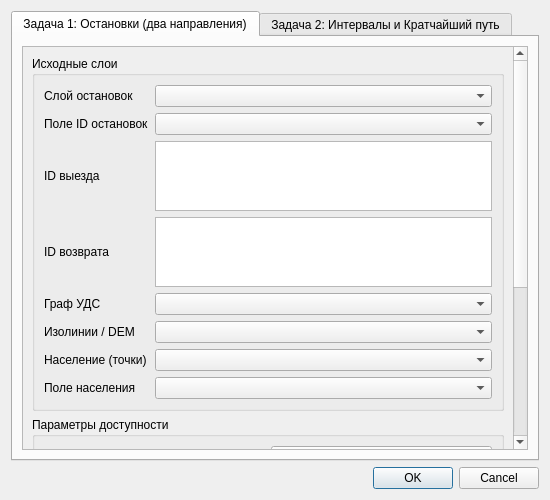
<ui version="4.0">
 <class>IsochronesDialogBase</class>
 <widget class="QDialog" name="IsochronesDialogBase">
  <property name="geometry">
   <rect>
    <x>0</x>
    <y>0</y>
    <width>550</width>
    <height>500</height>
   </rect>
  </property>
  <property name="windowTitle">
   <string>Isochrones</string>
  </property>
  <layout class="QVBoxLayout" name="verticalLayout">
   <item>
    <widget class="QTabWidget" name="tabWidget">
     <property name="currentIndex">
      <number>0</number>
     </property>
     <widget class="QWidget" name="tabTask1">
      <attribute name="title">
       <string>Задача 1: Остановки (два направления)</string>
      </attribute>
      <layout class="QVBoxLayout" name="verticalLayout_3">
       <item>
        <widget class="QScrollArea" name="scrollAreaTask1">
         <property name="widgetResizable">
          <bool>true</bool>
         </property>
         <widget class="QWidget" name="scrollAreaWidgetContents_2">
          <layout class="QVBoxLayout" name="verticalLayout_4">
           <item>
            <widget class="QGroupBox" name="inputGroup">
             <property name="title">
              <string>Исходные слои</string>
             </property>
             <layout class="QGridLayout" name="gridLayout">
              <item row="0" column="0">
               <widget class="QLabel" name="labelStopsLayer">
                <property name="text">
                 <string>Слой остановок</string>
                </property>
               </widget>
              </item>
              <item row="0" column="1">
               <widget class="QgsMapLayerComboBox" name="stopLayerCombo"/>
              </item>
              <item row="1" column="0">
               <widget class="QLabel" name="labelStopField">
                <property name="text">
                 <string>Поле ID остановок</string>
                </property>
               </widget>
              </item>
              <item row="1" column="1">
               <widget class="QComboBox" name="stopFieldCombo"/>
              </item>
              <item row="2" column="0">
               <widget class="QLabel" name="labelOutboundIds">
                <property name="text">
                 <string>ID выезда</string>
                </property>
               </widget>
              </item>
              <item row="2" column="1">
               <widget class="QPlainTextEdit" name="outboundIdsEdit">
                <property name="maximumHeight">
                 <number>60</number>
                </property>
               </widget>
              </item>
              <item row="3" column="0">
               <widget class="QLabel" name="labelReturnIds">
                <property name="text">
                 <string>ID возврата</string>
                </property>
               </widget>
              </item>
              <item row="3" column="1">
               <widget class="QPlainTextEdit" name="returnIdsEdit">
                <property name="maximumHeight">
                 <number>60</number>
                </property>
               </widget>
              </item>
              <item row="4" column="0">
               <widget class="QLabel" name="labelGraph">
                <property name="text">
                 <string>Граф УДС</string>
                </property>
               </widget>
              </item>
              <item row="4" column="1">
               <widget class="QgsMapLayerComboBox" name="networkCombo"/>
              </item>
              <item row="5" column="0">
               <widget class="QLabel" name="labelHeight">
                <property name="text">
                 <string>Изолинии / DEM</string>
                </property>
               </widget>
              </item>
              <item row="5" column="1">
               <widget class="QgsMapLayerComboBox" name="heightCombo"/>
              </item>
              <item row="6" column="0">
               <widget class="QLabel" name="labelPopulation">
                <property name="text">
                 <string>Население (точки)</string>
                </property>
               </widget>
              </item>
              <item row="6" column="1">
               <widget class="QgsMapLayerComboBox" name="populationCombo"/>
              </item>
              <item row="7" column="0">
               <widget class="QLabel" name="labelPopulationField">
                <property name="text">
                 <string>Поле населения</string>
                </property>
               </widget>
              </item>
              <item row="7" column="1">
               <widget class="QComboBox" name="populationFieldCombo"/>
              </item>
             </layout>
            </widget>
           </item>
           <item>
            <widget class="QGroupBox" name="paramsGroupTask1">
             <property name="title">
              <string>Параметры доступности</string>
             </property>
             <layout class="QGridLayout" name="gridLayoutParams">
              <item row="0" column="0">
               <widget class="QLabel" name="labelMeasurement">
                <property name="text">
                 <string>Ограничение</string>
                </property>
               </widget>
              </item>
              <item row="0" column="1">
               <widget class="QComboBox" name="limitModeCombo">
                <item>
                 <property name="text">
                  <string>Дистанция (м)</string>
                 </property>
                </item>
                <item>
                 <property name="text">
                  <string>Время (мин)</string>
                 </property>
                </item>
               </widget>
              </item>
              <item row="1" column="0">
               <widget class="QLabel" name="labelLimitValue">
                <property name="text">
                 <string>Порог</string>
                </property>
               </widget>
              </item>
              <item row="1" column="1">
               <widget class="QDoubleSpinBox" name="limitSpin">
                <property name="minimum">
                 <double>1.000000000000000</double>
                </property>
                <property name="maximum">
                 <double>5000.000000000000000</double>
                </property>
                <property name="value">
                 <double>500.000000000000000</double>
                </property>
               </widget>
              </item>
              <item row="2" column="0">
               <widget class="QLabel" name="labelSpeedTask1">
                <property name="text">
                 <string>Скорость (км/ч)</string>
                </property>
               </widget>
              </item>
              <item row="2" column="1">
               <widget class="QDoubleSpinBox" name="speedSpinTask1">
                <property name="minimum">
                 <double>1.000000000000000</double>
                </property>
                <property name="maximum">
                 <double>120.000000000000000</double>
                </property>
                <property name="value">
                 <double>5.000000000000000</double>
                </property>
               </widget>
              </item>
              <item row="3" column="0">
               <widget class="QLabel" name="labelHeightStep">
                <property name="text">
                 <string>Шаг высоты (м)</string>
                </property>
               </widget>
              </item>
              <item row="3" column="1">
               <widget class="QDoubleSpinBox" name="heightStepSpin">
                <property name="minimum">
                 <double>1.000000000000000</double>
                </property>
                <property name="maximum">
                 <double>100.000000000000000</double>
                </property>
                <property name="value">
                 <double>10.000000000000000</double>
                </property>
               </widget>
              </item>
              <item row="4" column="0">
               <widget class="QLabel" name="labelHeightPenalty">
                <property name="text">
                 <string>Штраф за шаг (м)</string>
                </property>
               </widget>
              </item>
              <item row="4" column="1">
               <widget class="QDoubleSpinBox" name="heightPenaltySpin">
                <property name="minimum">
                 <double>1.000000000000000</double>
                </property>
                <property name="maximum">
                 <double>1000.000000000000000</double>
                </property>
                <property name="value">
                 <double>50.000000000000000</double>
                </property>
               </widget>
              </item>
              <item row="5" column="1">
               <widget class="QCheckBox" name="continuousPenaltyCheck">
                <property name="text">
                 <string>Интерполяция штрафа</string>
                </property>
               </widget>
              </item>
              <item row="6" column="0">
               <widget class="QLabel" name="labelManualPenalty">
                <property name="text">
                 <string>Доп. штраф (м)</string>
                </property>
               </widget>
              </item>
              <item row="6" column="1">
               <widget class="QDoubleSpinBox" name="manualPenaltySpin">
                <property name="minimum">
                 <double>0.000000000000000</double>
                </property>
                <property name="maximum">
                 <double>1000.000000000000000</double>
                </property>
                <property name="value">
                 <double>0.000000000000000</double>
                </property>
               </widget>
              </item>
              <item row="7" column="0" colspan="2">
               <widget class="QCheckBox" name="useSelectionCheck">
                <property name="text">
                 <string>Использовать только выделенные объекты</string>
                </property>
               </widget>
              </item>
              <item row="8" column="0" colspan="2">
               <widget class="QCheckBox" name="addLayersCheck">
                <property name="text">
                 <string>Добавить зоны в проект</string>
                </property>
                <property name="checked">
                 <bool>true</bool>
                </property>
               </widget>
              </item>
             </layout>
            </widget>
           </item>
          </layout>
         </widget>
        </widget>
       </item>
      </layout>
     </widget>
     <widget class="QWidget" name="tabTask2">
      <attribute name="title">
       <string>Задача 2: Интервалы и Кратчайший путь</string>
      </attribute>
      <layout class="QVBoxLayout" name="verticalLayout_5">
       <item>
        <widget class="QScrollArea" name="scrollAreaTask2">
         <property name="widgetResizable">
          <bool>true</bool>
         </property>
         <widget class="QWidget" name="scrollAreaWidgetContents_3">
          <layout class="QVBoxLayout" name="verticalLayout_6">
           <item>
            <widget class="QGroupBox" name="inputGroupTask2">
             <property name="title">
              <string>Исходные данные</string>
             </property>
             <layout class="QGridLayout" name="gridLayout_2">
              <item row="0" column="0">
               <widget class="QLabel" name="labelStartPoint">
                <property name="text">
                 <string>Точка начала</string>
                </property>
               </widget>
              </item>
              <item row="0" column="1">
               <widget class="QgsMapLayerComboBox" name="startPointLayerCombo"/>
              </item>
              <item row="1" column="0">
               <widget class="QLabel" name="labelStartPointField">
                <property name="text">
                 <string>Поле ID точки</string>
                </property>
               </widget>
              </item>
              <item row="1" column="1">
               <widget class="QComboBox" name="startPointFieldCombo"/>
              </item>
              <item row="2" column="0">
               <widget class="QLabel" name="labelStartPointId">
                <property name="text">
                 <string>ID точки начала</string>
                </property>
               </widget>
              </item>
              <item row="2" column="1">
               <widget class="QLineEdit" name="startPointIdEdit"/>
              </item>
              <item row="3" column="0">
               <widget class="QLabel" name="labelShortestPath">
                <property name="text">
                 <string>Кратчайший путь</string>
                </property>
               </widget>
              </item>
              <item row="3" column="1">
               <widget class="QCheckBox" name="shortestPathCheck">
                <property name="text">
                 <string>Построить кратчайший путь</string>
                </property>
               </widget>
              </item>
              <item row="4" column="0">
               <widget class="QLabel" name="labelEndPoint">
                <property name="text">
                 <string>Конечная точка</string>
                </property>
               </widget>
              </item>
              <item row="4" column="1">
               <widget class="QLineEdit" name="endPointIdEdit">
                <property name="enabled">
                 <bool>false</bool>
                </property>
               </widget>
              </item>
              <item row="5" column="0">
               <widget class="QLabel" name="labelGraphTask2">
                <property name="text">
                 <string>Граф УДС</string>
                </property>
               </widget>
              </item>
              <item row="5" column="1">
               <widget class="QgsMapLayerComboBox" name="networkComboTask2"/>
              </item>
              <item row="6" column="0">
               <widget class="QLabel" name="labelHeightTask2">
                <property name="text">
                 <string>Изолинии / DEM</string>
                </property>
               </widget>
              </item>
              <item row="6" column="1">
               <widget class="QgsMapLayerComboBox" name="heightComboTask2"/>
              </item>
              <item row="7" column="0">
               <widget class="QLabel" name="labelPopulationTask2">
                <property name="text">
                 <string>Население (точки)</string>
                </property>
               </widget>
              </item>
              <item row="7" column="1">
               <widget class="QgsMapLayerComboBox" name="populationComboTask2"/>
              </item>
              <item row="8" column="0">
               <widget class="QLabel" name="labelPopulationFieldTask2">
                <property name="text">
                 <string>Поле населения</string>
                </property>
               </widget>
              </item>
              <item row="8" column="1">
               <widget class="QComboBox" name="populationFieldComboTask2"/>
              </item>
             </layout>
            </widget>
           </item>
           <item>
            <widget class="QGroupBox" name="paramsGroupTask2">
             <property name="title">
              <string>Параметры доступности</string>
             </property>
             <layout class="QGridLayout" name="gridLayout_3">
              <item row="0" column="0">
               <widget class="QLabel" name="labelTransport">
                <property name="text">
                 <string>Тип транспорта</string>
                </property>
               </widget>
              </item>
              <item row="0" column="1">
               <widget class="QComboBox" name="transportCombo">
                <item>
                 <property name="text">
                  <string>Пешком</string>
                 </property>
                </item>
                <item>
                 <property name="text">
                  <string>Велосипед</string>
                 </property>
                </item>
                <item>
                 <property name="text">
                  <string>Автомобиль</string>
                 </property>
                </item>
                <item>
                 <property name="text">
                  <string>Такси</string>
                 </property>
                </item>
               </widget>
              </item>
              <item row="1" column="0">
               <widget class="QLabel" name="labelSpeedTask2">
                <property name="text">
                 <string>Скорость (км/ч)</string>
                </property>
               </widget>
              </item>
              <item row="1" column="1">
               <widget class="QDoubleSpinBox" name="speedSpinTask2">
                <property name="minimum">
                 <double>1.000000000000000</double>
                </property>
                <property name="maximum">
                 <double>120.000000000000000</double>
                </property>
                <property name="value">
                 <double>5.000000000000000</double>
                </property>
               </widget>
              </item>
              <item row="2" column="0" colspan="2">
               <widget class="QCheckBox" name="useUdsSpeedsCheck">
                <property name="text">
                 <string>Использовать скорости из графа УДС</string>
                </property>
               </widget>
              </item>
              <item row="3" column="0">
               <widget class="QLabel" name="labelUdsSpeedField">
                <property name="text">
                 <string>Поле скорости в графе</string>
                </property>
               </widget>
              </item>
              <item row="3" column="1">
               <widget class="QComboBox" name="udsSpeedFieldCombo"/>
              </item>
              <item row="4" column="0" colspan="2">
               <widget class="QGroupBox" name="timeIntervalsGroup">
                <property name="title">
                 <string>Временные интервалы (минут)</string>
                </property>
                <layout class="QGridLayout" name="gridLayout_4">
                 <item row="0" column="0">
                  <widget class="QCheckBox" name="time5Check">
                   <property name="text">
                    <string>5</string>
                   </property>
                   <property name="checked">
                    <bool>true</bool>
                   </property>
                  </widget>
                 </item>
                 <item row="0" column="1">
                  <widget class="QCheckBox" name="time10Check">
                   <property name="text">
                    <string>10</string>
                   </property>
                   <property name="checked">
                    <bool>true</bool>
                   </property>
                  </widget>
                 </item>
                 <item row="0" column="2">
                  <widget class="QCheckBox" name="time15Check">
                   <property name="text">
                    <string>15</string>
                   </property>
                  </widget>
                 </item>
                 <item row="1" column="0">
                  <widget class="QCheckBox" name="time20Check">
                   <property name="text">
                    <string>20</string>
                   </property>
                  </widget>
                 </item>
                 <item row="1" column="1">
                  <widget class="QCheckBox" name="time30Check">
                   <property name="text">
                    <string>30</string>
                   </property>
                  </widget>
                 </item>
                 <item row="1" column="2">
                  <widget class="QCheckBox" name="timeCustomCheck">
                   <property name="text">
                    <string>Другой:</string>
                   </property>
                  </widget>
                 </item>
                 <item row="2" column="0" colspan="3">
                  <widget class="QSpinBox" name="timeCustomSpin">
                   <property name="minimum">
                    <number>1</number>
                   </property>
                   <property name="maximum">
                    <number>60</number>
                   </property>
                   <property name="value">
                    <number>25</number>
                   </property>
                   <property name="enabled">
                    <bool>false</bool>
                   </property>
                  </widget>
                 </item>
                </layout>
               </widget>
              </item>
              <item row="5" column="0">
               <widget class="QLabel" name="labelPathType">
                <property name="text">
                 <string>Критерий пути</string>
                </property>
               </widget>
              </item>
              <item row="5" column="1">
               <widget class="QComboBox" name="pathTypeCombo">
                <property name="enabled">
                 <bool>false</bool>
                </property>
                <item>
                 <property name="text">
                  <string>Минимальное время</string>
                 </property>
                </item>
                <item>
                 <property name="text">
                  <string>Минимальное расстояние</string>
                 </property>
                </item>
               </widget>
              </item>
              <item row="6" column="0">
               <widget class="QLabel" name="labelHeightStepTask2">
                <property name="text">
                 <string>Шаг высоты (м)</string>
                </property>
               </widget>
              </item>
              <item row="6" column="1">
               <widget class="QDoubleSpinBox" name="heightStepSpinTask2">
                <property name="minimum">
                 <double>1.000000000000000</double>
                </property>
                <property name="maximum">
                 <double>100.000000000000000</double>
                </property>
                <property name="value">
                 <double>10.000000000000000</double>
                </property>
               </widget>
              </item>
              <item row="7" column="0">
               <widget class="QLabel" name="labelHeightPenaltyTask2">
                <property name="text">
                 <string>Штраф за шаг (м)</string>
                </property>
               </widget>
              </item>
              <item row="7" column="1">
               <widget class="QDoubleSpinBox" name="heightPenaltySpinTask2">
                <property name="minimum">
                 <double>1.000000000000000</double>
                </property>
                <property name="maximum">
                 <double>1000.000000000000000</double>
                </property>
                <property name="value">
                 <double>50.000000000000000</double>
                </property>
               </widget>
              </item>
              <item row="8" column="1">
               <widget class="QCheckBox" name="continuousPenaltyCheckTask2">
                <property name="text">
                 <string>Интерполяция штрафа</string>
                </property>
               </widget>
              </item>
              <item row="9" column="0" colspan="2">
               <widget class="QCheckBox" name="addLayersCheckTask2">
                <property name="text">
                 <string>Добавить зоны в проект</string>
                </property>
                <property name="checked">
                 <bool>true</bool>
                </property>
               </widget>
              </item>
             </layout>
            </widget>
           </item>
          </layout>
         </widget>
        </widget>
       </item>
      </layout>
     </widget>
    </widget>
   </item>
   <item>
    <widget class="QDialogButtonBox" name="button_box">
     <property name="orientation">
      <enum>Qt::Horizontal</enum>
     </property>
     <property name="standardButtons">
      <set>QDialogButtonBox::Cancel|QDialogButtonBox::Ok</set>
     </property>
    </widget>
   </item>
  </layout>
 </widget>
 <customwidgets>
  <customwidget>
   <class>QgsMapLayerComboBox</class>
   <extends>QComboBox</extends>
   <header>qgis.gui</header>
  </customwidget>
 </customwidgets>
 <resources/>
 <connections>
  <connection>
   <sender>button_box</sender>
   <signal>accepted()</signal>
   <receiver>IsochronesDialogBase</receiver>
   <slot>accept()</slot>
  </connection>
  <connection>
   <sender>button_box</sender>
   <signal>rejected()</signal>
   <receiver>IsochronesDialogBase</receiver>
   <slot>reject()</slot>
  </connection>
  <connection>
   <sender>shortestPathCheck</sender>
   <signal>toggled(bool)</signal>
   <receiver>endPointIdEdit</receiver>
   <slot>setEnabled(bool)</slot>
  </connection>
  <connection>
   <sender>shortestPathCheck</sender>
   <signal>toggled(bool)</signal>
   <receiver>pathTypeCombo</receiver>
   <slot>setEnabled(bool)</slot>
  </connection>
  <connection>
   <sender>shortestPathCheck</sender>
   <signal>toggled(bool)</signal>
   <receiver>timeIntervalsGroup</receiver>
   <slot>setDisabled(bool)</slot>
  </connection>
 </connections>
</ui>
